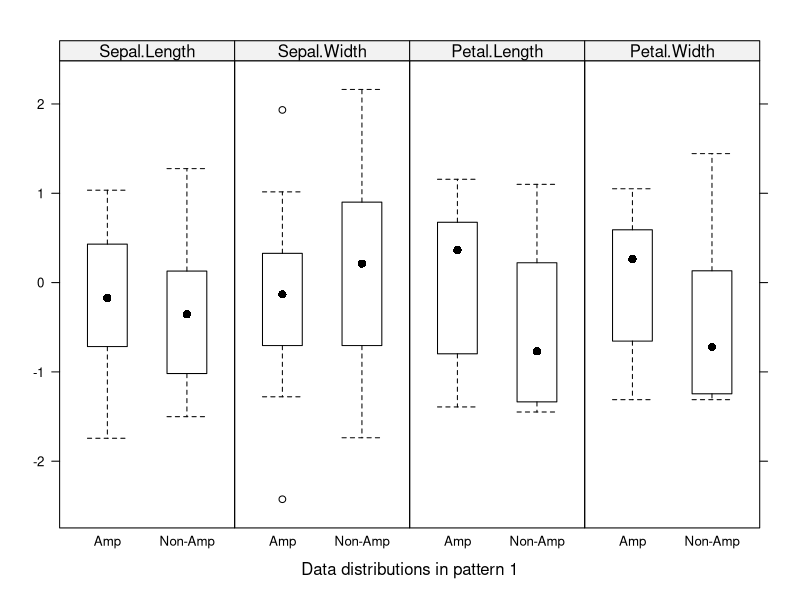
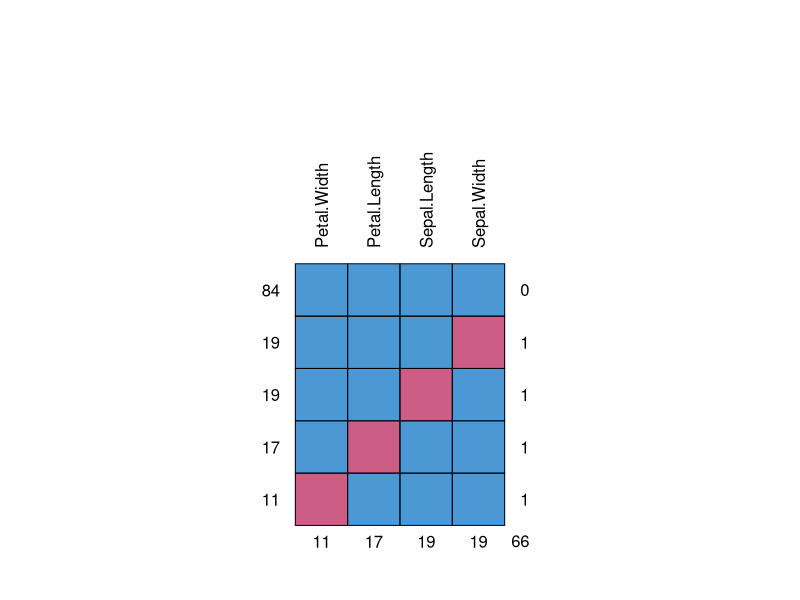
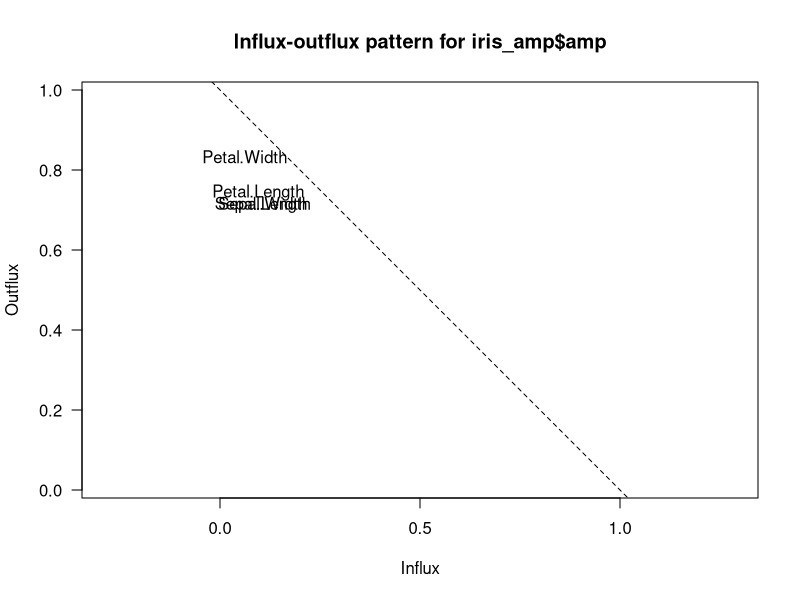
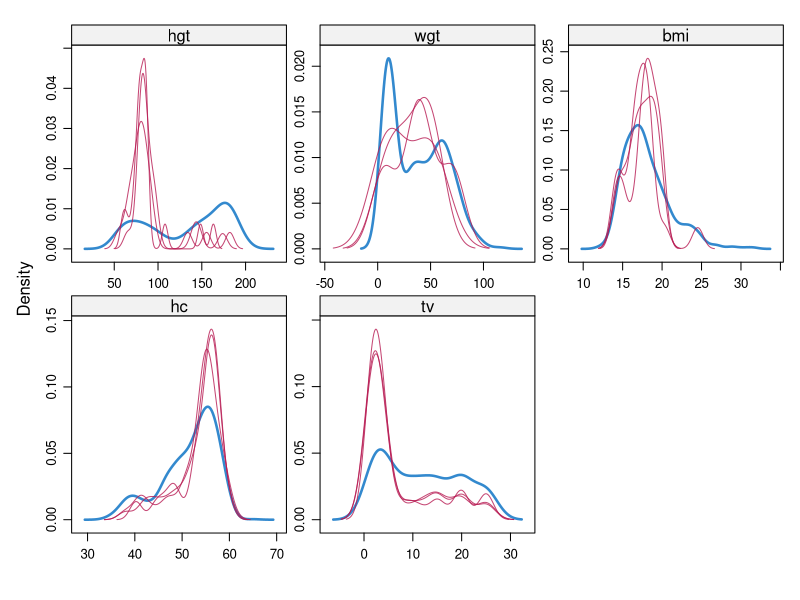
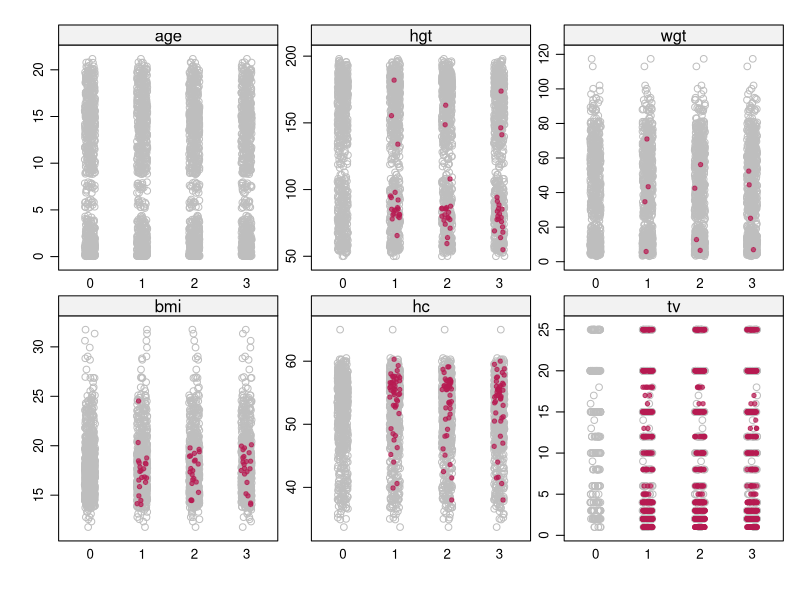
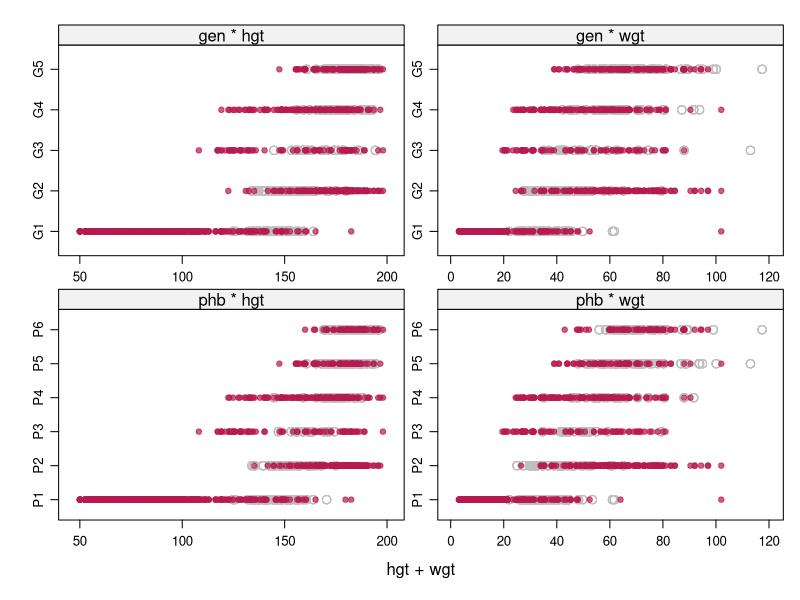
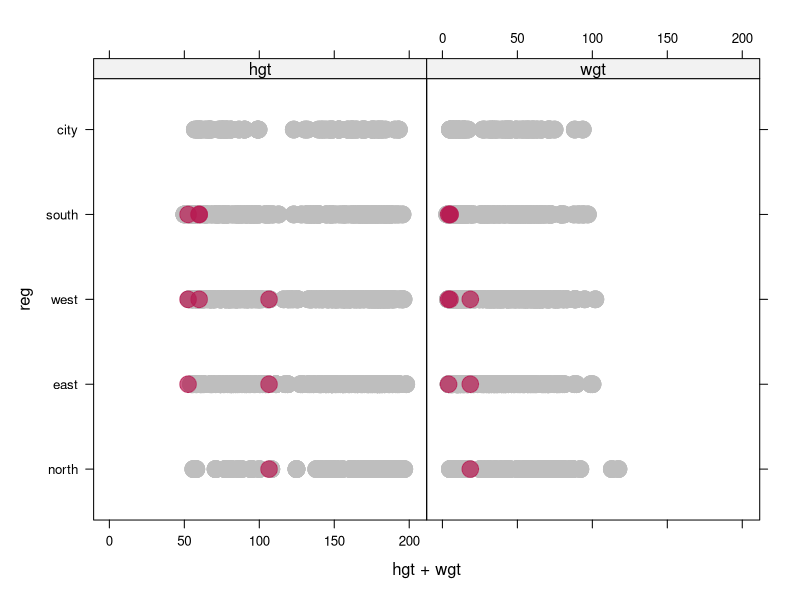

Reproduce these figures in R, in order.
## ---- chunk 1
knitr::opts_chunk$set(echo = TRUE)
library(mice)
library(knitr)
## ---- chunk 2
set.seed(1)
## ---- chunk 3
iris_amp <- ampute(iris[,-5], prop = 0.5, mech = "MCAR")


## ---- chunk 4
mice::bwplot(iris_amp, which.pat = 1)
## ---- chunk 5
md.pattern(iris_amp$amp,plot = FALSE, rotate.names = TRUE)
## ---- chunk 6
md.pattern(iris_amp$amp, plot = TRUE, rotate.names = TRUE)
## ---- chunk 7
fluxplot(iris_amp$amp)
## ---- chunk 8
# zajmujemy sie boys bo maja ordered/unordered factor -  nie mają binarnej kolumny - to nw, najwyżej inny zbiór danych?

## ---- chunk 9
str(boys)
## ---- chunk 10
imp<-mice(boys)
imp
## ---- chunk 11
dutch_boys<-boys
imp <- mice(dutch_boys[,-c(6,7,9)],
            method="pmm", m=3, maxit=3)
## ---- chunk 12
dutch_boys[,-c(6,7,9)] <- complete(imp)
## ---- chunk 13
## co on właściwie rysuje?
## argumenty na.groups i groups
## ---- chunk 14
densityplot(imp)
## ---- chunk 15
stripplot(imp,col=c("grey",mdc(2)),pch=c(1,20))
## ---- chunk 16
imp <- mice(dutch_boys[,-9], method="lda", m=3, maxit=3)
dutch_boys[,-9] <- complete(imp)
## ---- chunk 17
xyplot(imp, gen+phb ~ hgt+wgt,
       cex=1,col=c("grey",mdc(2)),pch=c(1,20))
## ---- chunk 18
imp <- mice(dutch_boys, method="polr", m=3, maxit=3)
dutch_boys <- complete(imp)
## ---- chunk 19
xyplot(imp,reg ~ hgt+wgt,
       cex=3,col=c("grey",mdc(2)),pch=20)
## ---- chunk 20
# Ponieważ w zbiorze danych boys nie ma danych binarnych,
# posłużymy się zbiorem mtcars.
# Usuwamy tylko w tych dwóch kolumach: vs i am
## ---- chunk 21
mtcars_amp<-ampute(data=mtcars,
                   patterns=rbind(
                     c(1,1,1,1,1,1,1,0,1,1,1),
                     c(1,1,1,1,1,1,1,1,0,1,1)),
                   prop = 0.5,
                   mech="MCAR")$amp
mtcars_amp[,8] <- as.factor(mtcars_amp[,8])
mtcars_amp[,9] <- as.factor(mtcars_amp[,9])
kable(summary(mtcars_amp) )
## ---- chunk 22
imp <- mice(mtcars_amp[,c(8,9)], method="logreg", m = 3, maxit = 3)
## ---- chunk 23
mtcars_amp[,c(8,9)] <- complete(imp)
str(mtcars_amp)
## ---- chunk 24
temp <- mice(dutch_boys, m = 20, maxit = 5, seed = 123)
modelFit <- with(data=temp, 
                 expr=lm(age ~ hgt + wgt))
summary(modelFit)
## ---- chunk 25
kable(summary(pool(modelFit)))
